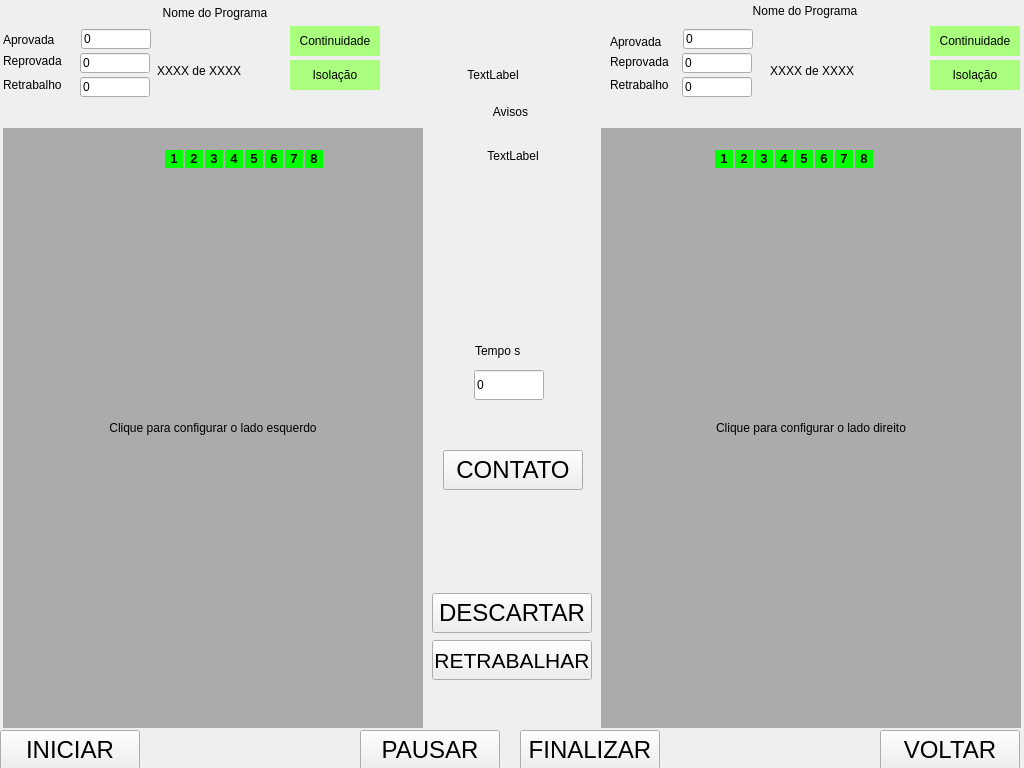
<?xml version="1.0" encoding="UTF-8"?>
<ui version="4.0">
 <class>TelaExecucao</class>
 <widget class="QWidget" name="TelaExecucao">
  <property name="geometry">
   <rect>
    <x>0</x>
    <y>0</y>
    <width>1024</width>
    <height>768</height>
   </rect>
  </property>
  <property name="windowTitle">
   <string>TelaCriaReceita</string>
  </property>
  <widget class="QPushButton" name="btVoltar">
   <property name="geometry">
    <rect>
     <x>880</x>
     <y>730</y>
     <width>140</width>
     <height>40</height>
    </rect>
   </property>
   <property name="font">
    <font>
     <pointsize>18</pointsize>
    </font>
   </property>
   <property name="text">
    <string>VOLTAR</string>
   </property>
  </widget>
  <widget class="QLabel" name="lbImgEsquerdo">
   <property name="geometry">
    <rect>
     <x>3</x>
     <y>128</y>
     <width>420</width>
     <height>600</height>
    </rect>
   </property>
   <property name="styleSheet">
    <string notr="true">background-color: rgb(171, 171, 171);</string>
   </property>
   <property name="text">
    <string>&lt;html&gt;&lt;head/&gt;&lt;body&gt;&lt;p align=&quot;center&quot;&gt;Clique para configurar o lado esquerdo&lt;/p&gt;&lt;/body&gt;&lt;/html&gt;</string>
   </property>
  </widget>
  <widget class="QLabel" name="lbImgDireito">
   <property name="geometry">
    <rect>
     <x>601</x>
     <y>128</y>
     <width>420</width>
     <height>600</height>
    </rect>
   </property>
   <property name="styleSheet">
    <string notr="true">background-color: rgb(171, 171, 171);</string>
   </property>
   <property name="text">
    <string>&lt;html&gt;&lt;head/&gt;&lt;body&gt;&lt;p align=&quot;center&quot;&gt;Clique para configurar o lado direito&lt;/p&gt;&lt;/body&gt;&lt;/html&gt;</string>
   </property>
  </widget>
  <widget class="QLabel" name="lbNomePrograma_Esquerdo">
   <property name="geometry">
    <rect>
     <x>10</x>
     <y>2</y>
     <width>410</width>
     <height>22</height>
    </rect>
   </property>
   <property name="text">
    <string>&lt;html&gt;&lt;head/&gt;&lt;body&gt;&lt;p align=&quot;center&quot;&gt;Nome do Programa&lt;/p&gt;&lt;/body&gt;&lt;/html&gt;</string>
   </property>
  </widget>
  <widget class="QPushButton" name="btFinalizar">
   <property name="geometry">
    <rect>
     <x>520</x>
     <y>730</y>
     <width>140</width>
     <height>40</height>
    </rect>
   </property>
   <property name="font">
    <font>
     <pointsize>18</pointsize>
    </font>
   </property>
   <property name="text">
    <string>FINALIZAR</string>
   </property>
  </widget>
  <widget class="QPushButton" name="btPausar">
   <property name="geometry">
    <rect>
     <x>360</x>
     <y>730</y>
     <width>140</width>
     <height>40</height>
    </rect>
   </property>
   <property name="font">
    <font>
     <pointsize>18</pointsize>
    </font>
   </property>
   <property name="text">
    <string>PAUSAR</string>
   </property>
  </widget>
  <widget class="QPushButton" name="btIniciar">
   <property name="geometry">
    <rect>
     <x>0</x>
     <y>730</y>
     <width>140</width>
     <height>40</height>
    </rect>
   </property>
   <property name="font">
    <font>
     <pointsize>18</pointsize>
    </font>
   </property>
   <property name="text">
    <string>INICIAR</string>
   </property>
  </widget>
  <widget class="QLabel" name="lbEletrodo1_E">
   <property name="enabled">
    <bool>true</bool>
   </property>
   <property name="geometry">
    <rect>
     <x>165</x>
     <y>150</y>
     <width>18</width>
     <height>18</height>
    </rect>
   </property>
   <property name="styleSheet">
    <string notr="true">background-color: rgb(0, 255, 0);</string>
   </property>
   <property name="midLineWidth">
    <number>1</number>
   </property>
   <property name="text">
    <string>&lt;html&gt;&lt;head/&gt;&lt;body&gt;&lt;p align=&quot;center&quot;&gt;&lt;span style=&quot; font-size:10pt; font-weight:600;&quot;&gt;1&lt;/span&gt;&lt;/p&gt;&lt;/body&gt;&lt;/html&gt;</string>
   </property>
  </widget>
  <widget class="QLabel" name="lbEletrodo2_E">
   <property name="enabled">
    <bool>true</bool>
   </property>
   <property name="geometry">
    <rect>
     <x>185</x>
     <y>150</y>
     <width>18</width>
     <height>18</height>
    </rect>
   </property>
   <property name="styleSheet">
    <string notr="true">background-color: rgb(0, 255, 0);</string>
   </property>
   <property name="midLineWidth">
    <number>1</number>
   </property>
   <property name="text">
    <string>&lt;html&gt;&lt;head/&gt;&lt;body&gt;&lt;p align=&quot;center&quot;&gt;&lt;span style=&quot; font-size:10pt; font-weight:600;&quot;&gt;2&lt;/span&gt;&lt;/p&gt;&lt;/body&gt;&lt;/html&gt;</string>
   </property>
  </widget>
  <widget class="QLabel" name="lbEletrodo3_E">
   <property name="enabled">
    <bool>true</bool>
   </property>
   <property name="geometry">
    <rect>
     <x>205</x>
     <y>150</y>
     <width>18</width>
     <height>18</height>
    </rect>
   </property>
   <property name="styleSheet">
    <string notr="true">background-color: rgb(0, 255, 0);</string>
   </property>
   <property name="midLineWidth">
    <number>1</number>
   </property>
   <property name="text">
    <string>&lt;html&gt;&lt;head/&gt;&lt;body&gt;&lt;p align=&quot;center&quot;&gt;&lt;span style=&quot; font-size:10pt; font-weight:600;&quot;&gt;3&lt;/span&gt;&lt;/p&gt;&lt;/body&gt;&lt;/html&gt;</string>
   </property>
  </widget>
  <widget class="QLabel" name="lbEletrodo4_E">
   <property name="enabled">
    <bool>true</bool>
   </property>
   <property name="geometry">
    <rect>
     <x>225</x>
     <y>150</y>
     <width>18</width>
     <height>18</height>
    </rect>
   </property>
   <property name="styleSheet">
    <string notr="true">background-color: rgb(0, 255, 0);</string>
   </property>
   <property name="midLineWidth">
    <number>1</number>
   </property>
   <property name="text">
    <string>&lt;html&gt;&lt;head/&gt;&lt;body&gt;&lt;p align=&quot;center&quot;&gt;&lt;span style=&quot; font-size:10pt; font-weight:600;&quot;&gt;4&lt;/span&gt;&lt;/p&gt;&lt;/body&gt;&lt;/html&gt;</string>
   </property>
  </widget>
  <widget class="QLabel" name="lbEletrodo5_E">
   <property name="enabled">
    <bool>true</bool>
   </property>
   <property name="geometry">
    <rect>
     <x>245</x>
     <y>150</y>
     <width>18</width>
     <height>18</height>
    </rect>
   </property>
   <property name="styleSheet">
    <string notr="true">background-color: rgb(0, 255, 0);</string>
   </property>
   <property name="midLineWidth">
    <number>1</number>
   </property>
   <property name="text">
    <string>&lt;html&gt;&lt;head/&gt;&lt;body&gt;&lt;p align=&quot;center&quot;&gt;&lt;span style=&quot; font-size:10pt; font-weight:600;&quot;&gt;5&lt;/span&gt;&lt;/p&gt;&lt;/body&gt;&lt;/html&gt;</string>
   </property>
  </widget>
  <widget class="QLabel" name="lbEletrodo6_E">
   <property name="enabled">
    <bool>true</bool>
   </property>
   <property name="geometry">
    <rect>
     <x>265</x>
     <y>150</y>
     <width>18</width>
     <height>18</height>
    </rect>
   </property>
   <property name="styleSheet">
    <string notr="true">background-color: rgb(0, 255, 0);</string>
   </property>
   <property name="midLineWidth">
    <number>1</number>
   </property>
   <property name="text">
    <string>&lt;html&gt;&lt;head/&gt;&lt;body&gt;&lt;p align=&quot;center&quot;&gt;&lt;span style=&quot; font-size:10pt; font-weight:600;&quot;&gt;6&lt;/span&gt;&lt;/p&gt;&lt;/body&gt;&lt;/html&gt;</string>
   </property>
  </widget>
  <widget class="QLabel" name="lbEletrodo7_E">
   <property name="enabled">
    <bool>true</bool>
   </property>
   <property name="geometry">
    <rect>
     <x>285</x>
     <y>150</y>
     <width>18</width>
     <height>18</height>
    </rect>
   </property>
   <property name="styleSheet">
    <string notr="true">background-color: rgb(0, 255, 0);</string>
   </property>
   <property name="midLineWidth">
    <number>1</number>
   </property>
   <property name="text">
    <string>&lt;html&gt;&lt;head/&gt;&lt;body&gt;&lt;p align=&quot;center&quot;&gt;&lt;span style=&quot; font-size:10pt; font-weight:600;&quot;&gt;7&lt;/span&gt;&lt;/p&gt;&lt;/body&gt;&lt;/html&gt;</string>
   </property>
  </widget>
  <widget class="QLabel" name="lbEletrodo8_E">
   <property name="enabled">
    <bool>true</bool>
   </property>
   <property name="geometry">
    <rect>
     <x>305</x>
     <y>150</y>
     <width>18</width>
     <height>18</height>
    </rect>
   </property>
   <property name="styleSheet">
    <string notr="true">background-color: rgb(0, 255, 0);;</string>
   </property>
   <property name="midLineWidth">
    <number>1</number>
   </property>
   <property name="text">
    <string>&lt;html&gt;&lt;head/&gt;&lt;body&gt;&lt;p align=&quot;center&quot;&gt;&lt;span style=&quot; font-size:10pt; font-weight:600;&quot;&gt;8&lt;/span&gt;&lt;/p&gt;&lt;/body&gt;&lt;/html&gt;</string>
   </property>
  </widget>
  <widget class="QLabel" name="lbEletrodo1_D">
   <property name="enabled">
    <bool>true</bool>
   </property>
   <property name="geometry">
    <rect>
     <x>715</x>
     <y>150</y>
     <width>18</width>
     <height>18</height>
    </rect>
   </property>
   <property name="styleSheet">
    <string notr="true">background-color: rgb(0, 255, 0);</string>
   </property>
   <property name="midLineWidth">
    <number>1</number>
   </property>
   <property name="text">
    <string>&lt;html&gt;&lt;head/&gt;&lt;body&gt;&lt;p align=&quot;center&quot;&gt;&lt;span style=&quot; font-size:10pt; font-weight:600;&quot;&gt;1&lt;/span&gt;&lt;/p&gt;&lt;/body&gt;&lt;/html&gt;</string>
   </property>
  </widget>
  <widget class="QLabel" name="lbEletrodo4_D">
   <property name="enabled">
    <bool>true</bool>
   </property>
   <property name="geometry">
    <rect>
     <x>775</x>
     <y>150</y>
     <width>18</width>
     <height>18</height>
    </rect>
   </property>
   <property name="styleSheet">
    <string notr="true">background-color: rgb(0, 255, 0);</string>
   </property>
   <property name="midLineWidth">
    <number>1</number>
   </property>
   <property name="text">
    <string>&lt;html&gt;&lt;head/&gt;&lt;body&gt;&lt;p align=&quot;center&quot;&gt;&lt;span style=&quot; font-size:10pt; font-weight:600;&quot;&gt;4&lt;/span&gt;&lt;/p&gt;&lt;/body&gt;&lt;/html&gt;</string>
   </property>
  </widget>
  <widget class="QLabel" name="lbEletrodo8_D">
   <property name="enabled">
    <bool>true</bool>
   </property>
   <property name="geometry">
    <rect>
     <x>855</x>
     <y>150</y>
     <width>18</width>
     <height>18</height>
    </rect>
   </property>
   <property name="styleSheet">
    <string notr="true">background-color: rgb(0, 255, 0);</string>
   </property>
   <property name="midLineWidth">
    <number>1</number>
   </property>
   <property name="text">
    <string>&lt;html&gt;&lt;head/&gt;&lt;body&gt;&lt;p align=&quot;center&quot;&gt;&lt;span style=&quot; font-size:10pt; font-weight:600;&quot;&gt;8&lt;/span&gt;&lt;/p&gt;&lt;/body&gt;&lt;/html&gt;</string>
   </property>
  </widget>
  <widget class="QLabel" name="lbEletrodo3_D">
   <property name="enabled">
    <bool>true</bool>
   </property>
   <property name="geometry">
    <rect>
     <x>755</x>
     <y>150</y>
     <width>18</width>
     <height>18</height>
    </rect>
   </property>
   <property name="styleSheet">
    <string notr="true">background-color: rgb(0, 255, 0);</string>
   </property>
   <property name="midLineWidth">
    <number>1</number>
   </property>
   <property name="text">
    <string>&lt;html&gt;&lt;head/&gt;&lt;body&gt;&lt;p align=&quot;center&quot;&gt;&lt;span style=&quot; font-size:10pt; font-weight:600;&quot;&gt;3&lt;/span&gt;&lt;/p&gt;&lt;/body&gt;&lt;/html&gt;</string>
   </property>
  </widget>
  <widget class="QLabel" name="lbEletrodo5_D">
   <property name="enabled">
    <bool>true</bool>
   </property>
   <property name="geometry">
    <rect>
     <x>795</x>
     <y>150</y>
     <width>18</width>
     <height>18</height>
    </rect>
   </property>
   <property name="styleSheet">
    <string notr="true">background-color: rgb(0, 255, 0);</string>
   </property>
   <property name="midLineWidth">
    <number>1</number>
   </property>
   <property name="text">
    <string>&lt;html&gt;&lt;head/&gt;&lt;body&gt;&lt;p align=&quot;center&quot;&gt;&lt;span style=&quot; font-size:10pt; font-weight:600;&quot;&gt;5&lt;/span&gt;&lt;/p&gt;&lt;/body&gt;&lt;/html&gt;</string>
   </property>
  </widget>
  <widget class="QLabel" name="lbEletrodo2_D">
   <property name="enabled">
    <bool>true</bool>
   </property>
   <property name="geometry">
    <rect>
     <x>735</x>
     <y>150</y>
     <width>18</width>
     <height>18</height>
    </rect>
   </property>
   <property name="styleSheet">
    <string notr="true">background-color: rgb(0, 255, 0);</string>
   </property>
   <property name="midLineWidth">
    <number>1</number>
   </property>
   <property name="text">
    <string>&lt;html&gt;&lt;head/&gt;&lt;body&gt;&lt;p align=&quot;center&quot;&gt;&lt;span style=&quot; font-size:10pt; font-weight:600;&quot;&gt;2&lt;/span&gt;&lt;/p&gt;&lt;/body&gt;&lt;/html&gt;</string>
   </property>
  </widget>
  <widget class="QLabel" name="lbEletrodo7_D">
   <property name="enabled">
    <bool>true</bool>
   </property>
   <property name="geometry">
    <rect>
     <x>835</x>
     <y>150</y>
     <width>18</width>
     <height>18</height>
    </rect>
   </property>
   <property name="styleSheet">
    <string notr="true">background-color: rgb(0, 255, 0);</string>
   </property>
   <property name="midLineWidth">
    <number>1</number>
   </property>
   <property name="text">
    <string>&lt;html&gt;&lt;head/&gt;&lt;body&gt;&lt;p align=&quot;center&quot;&gt;&lt;span style=&quot; font-size:10pt; font-weight:600;&quot;&gt;7&lt;/span&gt;&lt;/p&gt;&lt;/body&gt;&lt;/html&gt;</string>
   </property>
  </widget>
  <widget class="QLabel" name="lbEletrodo6_D">
   <property name="enabled">
    <bool>true</bool>
   </property>
   <property name="geometry">
    <rect>
     <x>815</x>
     <y>150</y>
     <width>18</width>
     <height>18</height>
    </rect>
   </property>
   <property name="styleSheet">
    <string notr="true">background-color: rgb(0, 255, 0);</string>
   </property>
   <property name="midLineWidth">
    <number>1</number>
   </property>
   <property name="text">
    <string>&lt;html&gt;&lt;head/&gt;&lt;body&gt;&lt;p align=&quot;center&quot;&gt;&lt;span style=&quot; font-size:10pt; font-weight:600;&quot;&gt;6&lt;/span&gt;&lt;/p&gt;&lt;/body&gt;&lt;/html&gt;</string>
   </property>
  </widget>
  <widget class="QLabel" name="label">
   <property name="geometry">
    <rect>
     <x>3</x>
     <y>29</y>
     <width>71</width>
     <height>22</height>
    </rect>
   </property>
   <property name="text">
    <string>Aprovada</string>
   </property>
  </widget>
  <widget class="QLabel" name="label_2">
   <property name="geometry">
    <rect>
     <x>3</x>
     <y>50</y>
     <width>71</width>
     <height>22</height>
    </rect>
   </property>
   <property name="text">
    <string>Reprovada</string>
   </property>
  </widget>
  <widget class="QLineEdit" name="txAprovadoE">
   <property name="geometry">
    <rect>
     <x>81</x>
     <y>29</y>
     <width>70</width>
     <height>20</height>
    </rect>
   </property>
   <property name="text">
    <string>0</string>
   </property>
   <property name="readOnly">
    <bool>true</bool>
   </property>
  </widget>
  <widget class="QLineEdit" name="txReprovadoE">
   <property name="geometry">
    <rect>
     <x>80</x>
     <y>53</y>
     <width>70</width>
     <height>20</height>
    </rect>
   </property>
   <property name="text">
    <string>0</string>
   </property>
   <property name="readOnly">
    <bool>true</bool>
   </property>
  </widget>
  <widget class="QLineEdit" name="txRetrabalhoE">
   <property name="geometry">
    <rect>
     <x>80</x>
     <y>77</y>
     <width>70</width>
     <height>20</height>
    </rect>
   </property>
   <property name="text">
    <string>0</string>
   </property>
   <property name="readOnly">
    <bool>true</bool>
   </property>
  </widget>
  <widget class="QLabel" name="label_4">
   <property name="geometry">
    <rect>
     <x>3</x>
     <y>74</y>
     <width>71</width>
     <height>22</height>
    </rect>
   </property>
   <property name="text">
    <string>Retrabalho</string>
   </property>
  </widget>
  <widget class="QLabel" name="lbContinuIndicaE">
   <property name="geometry">
    <rect>
     <x>290</x>
     <y>26</y>
     <width>90</width>
     <height>30</height>
    </rect>
   </property>
   <property name="styleSheet">
    <string notr="true">background-color: rgb(170, 255, 127);</string>
   </property>
   <property name="text">
    <string>&lt;html&gt;&lt;head/&gt;&lt;body&gt;&lt;p align=&quot;center&quot;&gt;Continuidade&lt;/p&gt;&lt;/body&gt;&lt;/html&gt;</string>
   </property>
  </widget>
  <widget class="QLabel" name="lbIsolaIndicaE">
   <property name="geometry">
    <rect>
     <x>290</x>
     <y>60</y>
     <width>90</width>
     <height>30</height>
    </rect>
   </property>
   <property name="styleSheet">
    <string notr="true">background-color: rgb(170, 255, 127);</string>
   </property>
   <property name="text">
    <string>&lt;html&gt;&lt;head/&gt;&lt;body&gt;&lt;p align=&quot;center&quot;&gt;Isolação&lt;/p&gt;&lt;/body&gt;&lt;/html&gt;</string>
   </property>
  </widget>
  <widget class="QLineEdit" name="txRetrabalhoD">
   <property name="geometry">
    <rect>
     <x>682</x>
     <y>77</y>
     <width>70</width>
     <height>20</height>
    </rect>
   </property>
   <property name="text">
    <string>0</string>
   </property>
   <property name="readOnly">
    <bool>true</bool>
   </property>
  </widget>
  <widget class="QLineEdit" name="txReprovadoD">
   <property name="geometry">
    <rect>
     <x>682</x>
     <y>53</y>
     <width>70</width>
     <height>20</height>
    </rect>
   </property>
   <property name="text">
    <string>0</string>
   </property>
   <property name="readOnly">
    <bool>true</bool>
   </property>
  </widget>
  <widget class="QLabel" name="label_6">
   <property name="geometry">
    <rect>
     <x>610</x>
     <y>31</y>
     <width>71</width>
     <height>22</height>
    </rect>
   </property>
   <property name="text">
    <string>Aprovada</string>
   </property>
  </widget>
  <widget class="QLineEdit" name="txAprovadoD">
   <property name="geometry">
    <rect>
     <x>683</x>
     <y>29</y>
     <width>70</width>
     <height>20</height>
    </rect>
   </property>
   <property name="text">
    <string>0</string>
   </property>
   <property name="readOnly">
    <bool>true</bool>
   </property>
  </widget>
  <widget class="QLabel" name="label_7">
   <property name="geometry">
    <rect>
     <x>610</x>
     <y>74</y>
     <width>71</width>
     <height>22</height>
    </rect>
   </property>
   <property name="text">
    <string>Retrabalho</string>
   </property>
  </widget>
  <widget class="QLabel" name="label_8">
   <property name="geometry">
    <rect>
     <x>610</x>
     <y>51</y>
     <width>71</width>
     <height>22</height>
    </rect>
   </property>
   <property name="text">
    <string>Reprovada</string>
   </property>
  </widget>
  <widget class="QLabel" name="lbIsolaIndicaD">
   <property name="geometry">
    <rect>
     <x>930</x>
     <y>60</y>
     <width>90</width>
     <height>30</height>
    </rect>
   </property>
   <property name="styleSheet">
    <string notr="true">background-color: rgb(170, 255, 127);</string>
   </property>
   <property name="text">
    <string>&lt;html&gt;&lt;head/&gt;&lt;body&gt;&lt;p align=&quot;center&quot;&gt;Isolação&lt;/p&gt;&lt;/body&gt;&lt;/html&gt;</string>
   </property>
  </widget>
  <widget class="QLabel" name="lbContinuIndicaD">
   <property name="geometry">
    <rect>
     <x>930</x>
     <y>26</y>
     <width>90</width>
     <height>30</height>
    </rect>
   </property>
   <property name="styleSheet">
    <string notr="true">background-color: rgb(170, 255, 127);</string>
   </property>
   <property name="text">
    <string>&lt;html&gt;&lt;head/&gt;&lt;body&gt;&lt;p align=&quot;center&quot;&gt;Continuidade&lt;/p&gt;&lt;/body&gt;&lt;/html&gt;</string>
   </property>
  </widget>
  <widget class="QLabel" name="lbDataHora">
   <property name="geometry">
    <rect>
     <x>428</x>
     <y>145</y>
     <width>170</width>
     <height>22</height>
    </rect>
   </property>
   <property name="text">
    <string>&lt;html&gt;&lt;head/&gt;&lt;body&gt;&lt;p align=&quot;center&quot;&gt;TextLabel&lt;/p&gt;&lt;/body&gt;&lt;/html&gt;</string>
   </property>
  </widget>
  <widget class="QLabel" name="label_9">
   <property name="geometry">
    <rect>
     <x>475</x>
     <y>340</y>
     <width>70</width>
     <height>22</height>
    </rect>
   </property>
   <property name="text">
    <string>Tempo s</string>
   </property>
  </widget>
  <widget class="QLineEdit" name="txTempoCiclos">
   <property name="geometry">
    <rect>
     <x>474</x>
     <y>370</y>
     <width>70</width>
     <height>30</height>
    </rect>
   </property>
   <property name="text">
    <string>0</string>
   </property>
   <property name="readOnly">
    <bool>true</bool>
   </property>
  </widget>
  <widget class="QPushButton" name="btContato">
   <property name="geometry">
    <rect>
     <x>443</x>
     <y>450</y>
     <width>140</width>
     <height>40</height>
    </rect>
   </property>
   <property name="font">
    <font>
     <pointsize>18</pointsize>
    </font>
   </property>
   <property name="text">
    <string>CONTATO</string>
   </property>
  </widget>
  <widget class="QLabel" name="lbAvisos">
   <property name="geometry">
    <rect>
     <x>335</x>
     <y>101</y>
     <width>351</width>
     <height>22</height>
    </rect>
   </property>
   <property name="text">
    <string>&lt;html&gt;&lt;head/&gt;&lt;body&gt;&lt;p align=&quot;center&quot;&gt;Avisos&lt;/p&gt;&lt;/body&gt;&lt;/html&gt;</string>
   </property>
  </widget>
  <widget class="QPushButton" name="btRetrabalhar">
   <property name="geometry">
    <rect>
     <x>432</x>
     <y>640</y>
     <width>160</width>
     <height>40</height>
    </rect>
   </property>
   <property name="font">
    <font>
     <pointsize>16</pointsize>
    </font>
   </property>
   <property name="text">
    <string>RETRABALHAR</string>
   </property>
  </widget>
  <widget class="QPushButton" name="btDescartar">
   <property name="geometry">
    <rect>
     <x>432</x>
     <y>593</y>
     <width>160</width>
     <height>40</height>
    </rect>
   </property>
   <property name="font">
    <font>
     <pointsize>18</pointsize>
    </font>
   </property>
   <property name="text">
    <string>DESCARTAR</string>
   </property>
  </widget>
  <widget class="QLabel" name="lbNomePrograma_Direito">
   <property name="geometry">
    <rect>
     <x>600</x>
     <y>0</y>
     <width>410</width>
     <height>22</height>
    </rect>
   </property>
   <property name="text">
    <string>&lt;html&gt;&lt;head/&gt;&lt;body&gt;&lt;p align=&quot;center&quot;&gt;Nome do Programa&lt;/p&gt;&lt;/body&gt;&lt;/html&gt;</string>
   </property>
  </widget>
  <widget class="QLabel" name="lbNomeRotina">
   <property name="geometry">
    <rect>
     <x>384</x>
     <y>60</y>
     <width>218</width>
     <height>30</height>
    </rect>
   </property>
   <property name="text">
    <string>&lt;html&gt;&lt;head/&gt;&lt;body&gt;&lt;p align=&quot;center&quot;&gt;TextLabel&lt;/p&gt;&lt;/body&gt;&lt;/html&gt;</string>
   </property>
  </widget>
  <widget class="QLabel" name="lbQtdPrducaoEsquerdo">
   <property name="geometry">
    <rect>
     <x>157</x>
     <y>60</y>
     <width>120</width>
     <height>22</height>
    </rect>
   </property>
   <property name="text">
    <string>XXXX de XXXX</string>
   </property>
  </widget>
  <widget class="QLabel" name="lbQtdPrducaoDireito">
   <property name="geometry">
    <rect>
     <x>770</x>
     <y>60</y>
     <width>150</width>
     <height>22</height>
    </rect>
   </property>
   <property name="text">
    <string>XXXX de XXXX</string>
   </property>
  </widget>
 </widget>
 <resources/>
 <connections/>
</ui>
